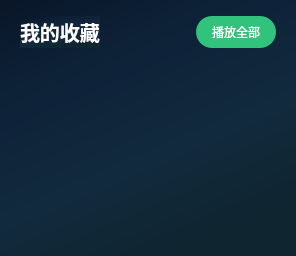
     <widget class="QWidget" name="favoritesPage">
      <property name="styleSheet">
       <string notr="true">background: qlineargradient(x1:0,y1:0,x2:0.5,y2:1,stop:0 #0a1628, stop:0.3 #0d2137, stop:0.7 #122a3e, stop:1 #0f2530);</string>
      </property>
      <layout class="QVBoxLayout" name="favLayout">
       <property name="spacing">
        <number>0</number>
       </property>
       <property name="leftMargin">
        <number>20</number>
       </property>
       <property name="topMargin">
        <number>16</number>
       </property>
       <property name="rightMargin">
        <number>20</number>
       </property>
       <property name="bottomMargin">
        <number>8</number>
       </property>
       <item>
        <layout class="QHBoxLayout" name="favHeaderLayout">
         <item>
          <widget class="QLabel" name="favTitle">
           <property name="text">
            <string>我的收藏</string>
           </property>
           <property name="styleSheet">
            <string notr="true">color: white; font-size: 20px; font-weight: bold;</string>
           </property>
          </widget>
         </item>
         <item>
          <spacer name="favHeaderSpacer">
           <property name="orientation">
            <enum>Qt::Horizontal</enum>
           </property>
           <property name="sizeHint" stdset="0">
            <size>
             <width>40</width>
             <height>20</height>
            </size>
           </property>
          </spacer>
         </item>
         <item>
          <widget class="QPushButton" name="playAllBtn">
           <property name="minimumSize">
            <size>
             <width>80</width>
             <height>32</height>
            </size>
           </property>
           <property name="maximumSize">
            <size>
             <width>80</width>
             <height>32</height>
            </size>
           </property>
           <property name="text">
            <string>播放全部</string>
           </property>
           <property name="styleSheet">
            <string notr="true">QPushButton { background: #31C27C; border-radius: 16px; color: white; font-size: 12px; } QPushButton:pressed { background: #269e65; }</string>
           </property>
          </widget>
         </item>
        </layout>
       </item>
       <item>
        <spacer name="favSpacer1">
         <property name="orientation">
          <enum>Qt::Vertical</enum>
         </property>
         <property name="sizeType">
          <enum>QSizePolicy::Fixed</enum>
         </property>
         <property name="sizeHint" stdset="0">
          <size>
           <width>20</width>
           <height>8</height>
          </size>
         </property>
        </spacer>
       </item>
       <item>
        <widget class="QListWidget" name="favoritesListWidget">
         <property name="styleSheet">
          <string notr="true">QListWidget { background: transparent; border: none; color: rgba(255,255,255,200); } QListWidget::item { padding: 14px 16px; border-bottom: 1px solid rgba(255,255,255,8); font-size: 14px; } QListWidget::item:selected { background: rgba(231,76,60,30); color: #e74c3c; } QListWidget::item:hover { background: rgba(255,255,255,10); }</string>
         </property>
        </widget>
       </item>
      </layout>
     </widget>
